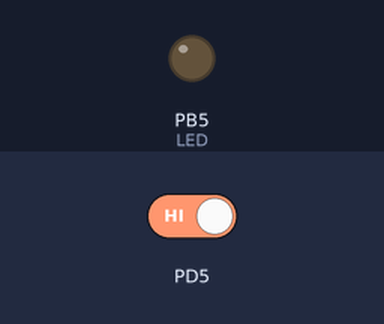
Simulated run of this program. Board: ATmega328P, built with avr-gcc and emulated at 16 MHz. Parts: output pins drawn as LEDs (lit = HIGH). The inputs (shaded band) are chosen by the test bench; at power-on: PD5 HIGH.

Above: at 1.2 s.
1.3 s: PD5 driven LOW
At 2.5 s:
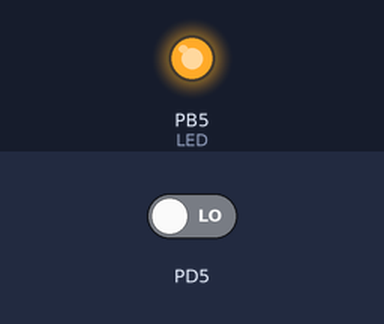
Timing chart, 0 to 4.3 s (numbered marks = the images above; inputs shaded):
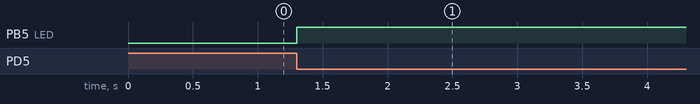

Measured:
- after the input at 1.3 s, PB5 (LED): LOW → HIGH at once

The program:

main.c
```c
#define F_CPU 16000000UL
#include <avr/io.h>

/*
* Pull-Up Circuit
	- WHEN PRESSED - LOW
	- WHEN NOT PRESSED - HIGH
*/
int main(void)
{
	//step 1: pin configuration
	DDRD &= ~(1 << DDD5);	//PORTD PIN 5 as Input.
	DDRB |= (1 << DDB5);    //PORTB PIN 5 as Output.
	while (1)
	{
		//checking PIND register for switch press.
		if(!(PIND & (1 << PIND5))) //When Pressed value in PIN becomes 0 -> !(0) -> 1
		{
			PORTB ^= (1 << PORTB5);	//LED ON when Pressed.

			while(!(PIND & (1 << PIND5)));
		}
	}
}
```
